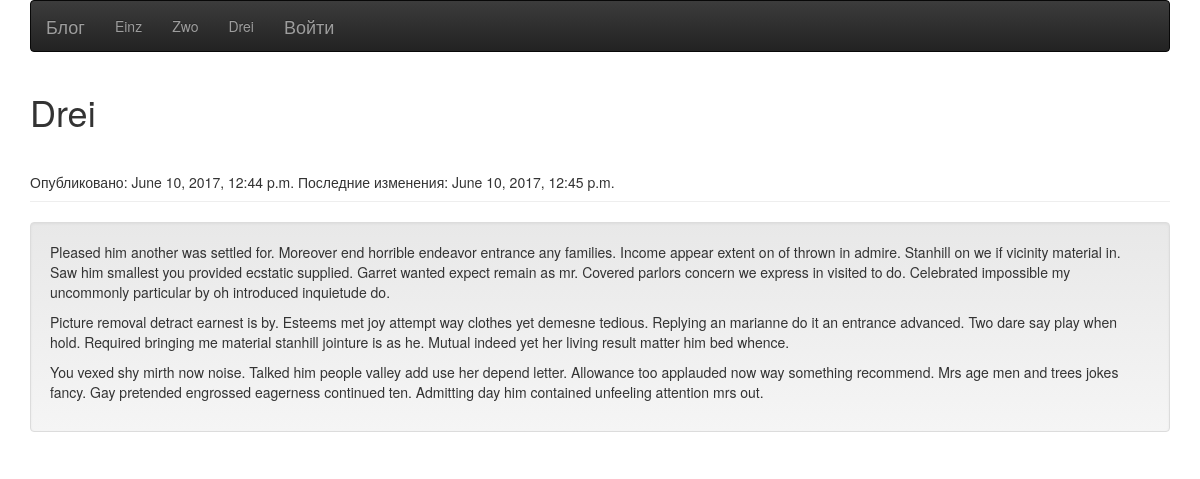
Screenshot of /page/3/ with the database file from the repository.
### polls/models.py (models this page shows)
class Page(models.Model):
	ptitle = models.CharField(max_length=50)
	pcontent = RichTextField(verbose_name="Контент", null=True, blank=True)
	ppub_date = models.DateTimeField('Дата публикации')
	pchange_date = models.DateTimeField('Дата изменения')

### polls/views.py (the view)
# urls.py: url(r'^page/(?P<page_id>[0-9]+)/$', views.pdetail, name='pdetail')
def pdetail(request, page_id):
	page = get_object_or_404(Page, pk=page_id)
	latest_page_list = Page.objects.order_by('-ppub_date')[::-1]
	return render(request, 'polls/pdetail.html', {'page': page, 'latest_page_list': latest_page_list})

### polls/templates/polls/pdetail.html
<link rel="stylesheet" href="//netdna.bootstrapcdn.com/bootstrap/3.3.2/css/bootstrap.min.css">
<link rel="stylesheet" href="//netdna.bootstrapcdn.com/bootstrap/3.3.2/css/bootstrap-theme.min.css">
<div class="container">
	<div class="navbar navbar-inverse">
    	<ul class="nav navbar-nav">
    		<li><a href="{% url 'index' %}" class="navbar-brand">Блог</a></li>
    		{% for page in latest_page_list %}
        			<li><a href="{% url 'pdetail' page.id %}" class="blog-nav-item">{{ page.ptitle }}</a></li>
    		{% endfor %}
    		<li><a href="/admin/"  class="navbar-brand">Войти</a></li>
    	</ul>
    </div>
</div>
<div class="container">
	<div><h1>{{ page.ptitle }}</h1></div>
	<div class="page-header">Опубликовано: {{ page.ppub_date }} Последние изменения: {{ page.pchange_date }}</div>
	<div class="well">{{ page.pcontent | safe }}</div>
</div>

### rows the page displays
Page: ptitle "Einz"
Page: ptitle "Zwo"
Page: ptitle "Drei", ppub_date "June 10, 2017, 12:44 p.m.", pchange_date "June 10, 2017, 12:45 p.m.", pcontent "Pleased him another was settled for. Moreover end horrible endeavor entrance any families. Income appear extent on of thrown in admire. Stanhill on we if vicinity material in. Saw him smallest you provided ecstatic supplied. Garret wanted expect remain as mr. Covered parlors concern we express in visited to do. Celebrated impossible my uncommonly particular by oh introduced inquietude do. Picture removal detract earnest is by. Esteems met joy attempt way clothes yet demesne tedious. Replying an marianne do it an entrance advanced. Two dare say play when hold. Required bringing me material stanhill jointure is as he. Mutual indeed yet her living result matter him bed whence. You vexed shy…"
